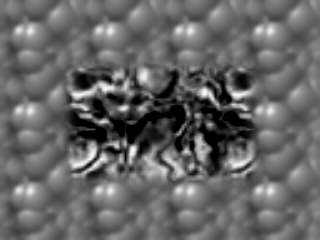
#> input picture HW6/subject/TestSeq/Shift0.png, 320 x 240 px
$ python question2.py   (older library calls are emulated)
#> lines starting #> are read from the running program, lines starting #| are printed output that depends on the picture
### HW5/question1.py
import cv2
import numpy as np
from scipy.signal import convolve2d
from math import floor


# [7 lines left out: function int_img_to_unint8, not called in this run]


def compute_gradient(img: np.ndarray, direction: str):
    ret = np.zeros(img.shape)
    if direction == "X":
        imgA = np.array(img[:-1, :], dtype=np.int32)
        imgB = np.array(img[1:, :], dtype=np.int32)
        ret[:-1, :] = imgA - imgB
    elif direction == "Y":
        imgA = np.array(img[:, :-1], dtype=np.int32)
        imgB = np.array(img[:, 1:], dtype=np.int32)
        ret[:, :-1] = imgA - imgB
    else:
        raise ValueError("direction argument is expected to be 'X' or 'Y' only")

    return ret


# [31 lines left out: functions harris_transform, harris_filtering, not called in this run]


# [47 lines that do not run on import are left out]

### HW6/question2.py
import numpy as np
import cv2
from scipy.signal import convolve2d
import os
import matplotlib.pyplot as plt

from HW5.question1 import compute_gradient, int_img_to_unint8
from HW6.question1 import gaussian_reduce


def load_folder(path: str, blur=None):
    seq = list()
    paths = list()
    fs_path = os.fsencode(path)
    for file in os.listdir(fs_path):
        file_name = os.fsdecode(file)
        paths.append(os.path.join(path, file_name))
    paths.sort()
    for file in paths:
        im = cv2.imread(filename=file,
                        flags=cv2.IMREAD_GRAYSCALE)
        if blur is not None:
            im = cv2.GaussianBlur(im, (blur, blur), 1, borderType=cv2.BORDER_REPLICATE)
        seq.append(im)
    return seq, paths


def lucas_kanade_optic_flow(im1, im2, win_size, blur_size=None):
    if blur_size is not None:
        im1 = cv2.GaussianBlur(im1, (blur_size, blur_size), 1, borderType=cv2.BORDER_REPLICATE)
        im2 = cv2.GaussianBlur(im2, (blur_size, blur_size), 1, borderType=cv2.BORDER_REPLICATE)

    i_x = compute_gradient(im1, 'X')
    i_y = compute_gradient(im1, 'Y')
    i_t = im1.astype(np.int32) - im2.astype(np.int32)

    win = cv2.getGaussianKernel(win_size, 1)

    i_xx_sum = convolve2d(np.power(i_x, 2), win, 'same', boundary='symm')
    i_yy_sum = convolve2d(np.power(i_y, 2), win, 'same', boundary='symm')
    i_xy_sum = convolve2d(i_x * i_y, win, 'same', boundary='symm')
    i_xt_sum = convolve2d(i_x * i_t, win, 'same', boundary='symm')
    i_yt_sum = convolve2d(i_y * i_t, win, 'same', boundary='symm')

    det = np.power(i_xx_sum * i_yy_sum - i_xy_sum**2, -1)

    inds = np.where(np.isinf(det))
    det[inds] = 0.0

    vx = (-i_yy_sum * i_xt_sum + i_xy_sum * i_yt_sum) * det
    vy = ( i_xy_sum * i_xt_sum - i_xx_sum * i_yt_sum) * det

    return vx, vy


def wrap(im: np.ndarray, vx: np.ndarray, vy: np.ndarray):
    map1 = vx + np.array(range(vx.shape[0])).reshape((vx.shape[0], 1))
    map2 = vy + np.array(range(vy.shape[1])).reshape((1, vy.shape[1]))
    im = im[:vx.shape[0], :vx.shape[1]]
    ret = cv2.remap(im, map2.astype(np.float32), map1.astype(np.float32), cv2.INTER_NEAREST)
    return ret


def quiver(im: np.ndarray, u: np.ndarray, v: np.ndarray, path: str, scale=0.1):
    fig, ax = plt.subplots()
    ax.imshow(cv2.cvtColor(im.astype(np.uint8), cv2.COLOR_GRAY2RGB),
              aspect='auto',
              extent=(0, im.shape[1] * scale, 0, im.shape[0] * scale))
    u = cv2.resize(u, (0, 0), fx=scale, fy=scale, interpolation=cv2.INTER_NEAREST)
    v = cv2.resize(v, (0, 0), fx=scale, fy=scale, interpolation=cv2.INTER_NEAREST)
    ax.quiver(np.flipud(v), -np.flipud(u), color='c')
    plt.savefig(path)


if __name__ == '__main__':
    shift0 = cv2.imread("subject/TestSeq/Shift0.png", cv2.IMREAD_GRAYSCALE)
#> shift0 is the input picture: shape (240, 320); min 0, max 253, mean 101.9
    shift0 = cv2.GaussianBlur(shift0, (51, 51), 1)

    # 2.1 and 2.2

    for e, i in enumerate(['2', '10', '20', '40', '5U5']):
        shift_i = cv2.imread("subject/TestSeq/ShiftR"+i+".png", cv2.IMREAD_GRAYSCALE)
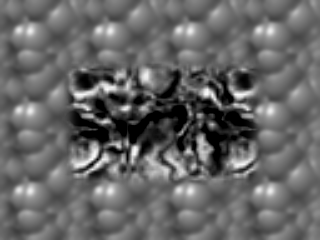
#> input picture HW6/subject/TestSeq/ShiftR2.png, 320 x 240 px
#> shift_i is the input picture: shape (240, 320); min 0, max 253, mean 101.9
        shift_i = cv2.GaussianBlur(shift_i, (51, 51), 1)
        u, v = lucas_kanade_optic_flow(shift0, shift_i, 51)
#> call 2 of compute_gradient, with direction = 'Y'
#> in compute_gradient (call 2), `ret[:, :-1] = imgA - imgB`:
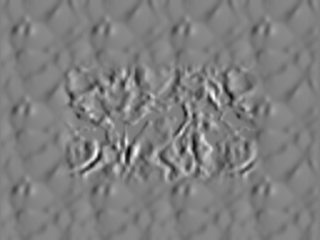
#> ret: shape (240, 320) float64; min -51, max 51, mean 0; drawn with min black and max white
#> in lucas_kanade_optic_flow, `i_yy_sum = convolve2d(np.power(i_y, 2), win, 'same', boundary='symm')`:
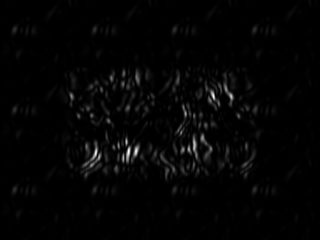
#> i_yy_sum: shape (240, 320) float64; min 0, max 2568, mean 47.9; drawn with min black and max white
#> in lucas_kanade_optic_flow, `i_xt_sum = convolve2d(i_x * i_t, win, 'same', boundary='symm')`:
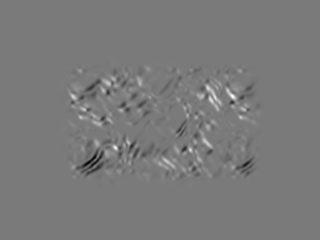
#> i_xt_sum: shape (240, 320) float64; min -2133.1, max 2307.3, mean 0.9; drawn with min black and max white
#> in lucas_kanade_optic_flow, `i_yt_sum = convolve2d(i_y * i_t, win, 'same', boundary='symm')`:
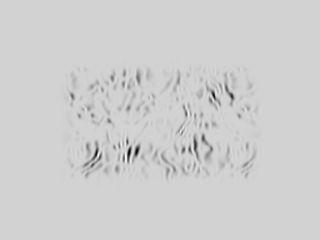
#> i_yt_sum: shape (240, 320) float64; min -4042, max 861.1, mean -55.3; drawn with min black and max white
#> in lucas_kanade_optic_flow, `inds = np.where(np.isinf(det))`: inds = 240 positions, rows 0 to 239, columns 319 to 319
#> in lucas_kanade_optic_flow, `det[inds] = 0.0`: det: shape (240, 320) float64; min 0, max 9.62e+30, mean 1.25e+26
#> in lucas_kanade_optic_flow, `vx = (-i_yy_sum * i_xt_sum + i_xy_sum * i_yt_sum) * det`:
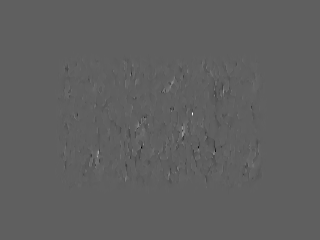
#> vx: shape (240, 320) float64; min -43.79, max 72.55, mean -0.1; drawn with min black and max white
        # im = wrap(shift0, u, v)
        quiver(shift0, u, v, "Images/ps5-2-1-R" + i + ".png")
#> in quiver, `plt.savefig(path)`:
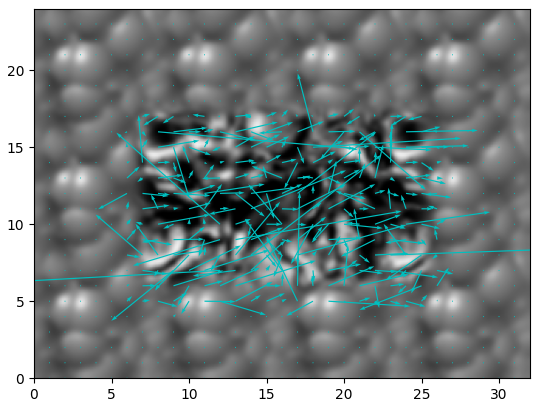
#> figure drawn by matplotlib, 1 panel
#> pass 2 of the loop `for e, i in enumerate(['2', '10', '20', '40', '5U5']):`:
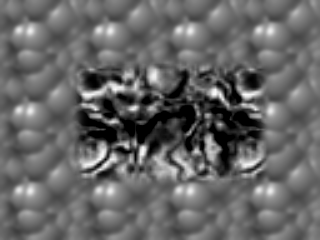
#> input picture HW6/subject/TestSeq/ShiftR10.png, 320 x 240 px
#> shift_i is the input picture: shape (240, 320); min 0, max 253, mean 102
#> in lucas_kanade_optic_flow (call 2), `vy = ( i_xy_sum * i_xt_sum - i_xx_sum * i_yt_sum) * det`:
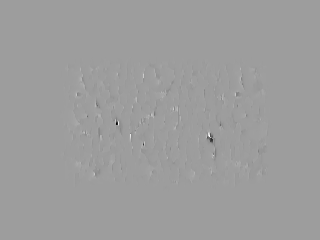
#> vy: shape (240, 320) float64; min -713.4, max 442, mean -0.2; drawn with min black and max white
#> in quiver (call 2), `plt.savefig(path)`:
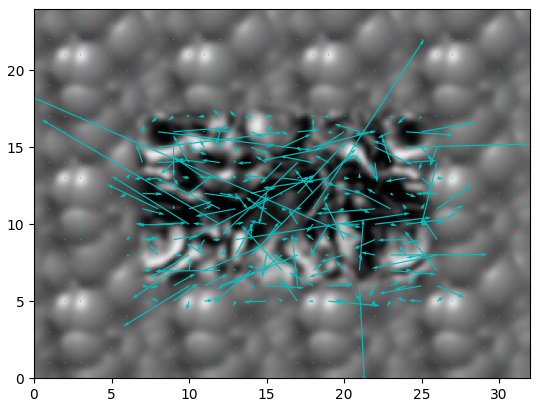
#> figure drawn by matplotlib, 1 panel
#> pass 3 of the loop `for e, i in enumerate(['2', '10', '20', '40', '5U5']):`:
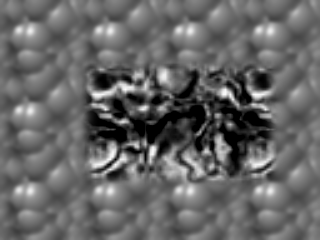
#> input picture HW6/subject/TestSeq/ShiftR20.png, 320 x 240 px
#> shift_i is the input picture: shape (240, 320); min 0, max 253, mean 101.9
#> in lucas_kanade_optic_flow (call 3), `vx = (-i_yy_sum * i_xt_sum + i_xy_sum * i_yt_sum) * det`:
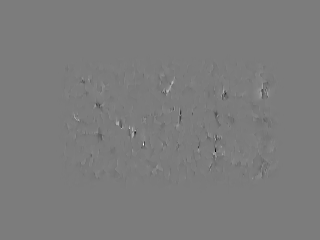
#> vx: shape (240, 320) float64; min -333.9, max 351.2, mean -0.3; drawn with min black and max white
#> in quiver (call 3), `plt.savefig(path)`:
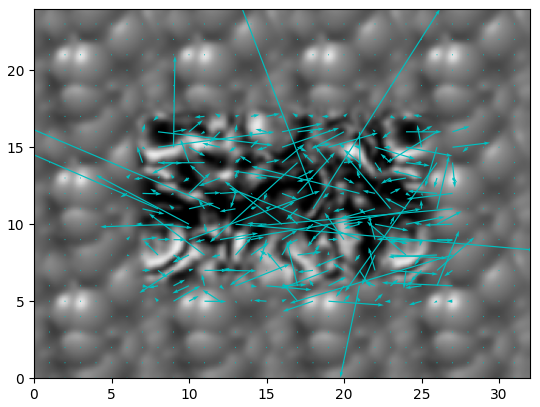
#> figure drawn by matplotlib, 1 panel
#> (the run stopped early here; a loop or call above may not have finished)
